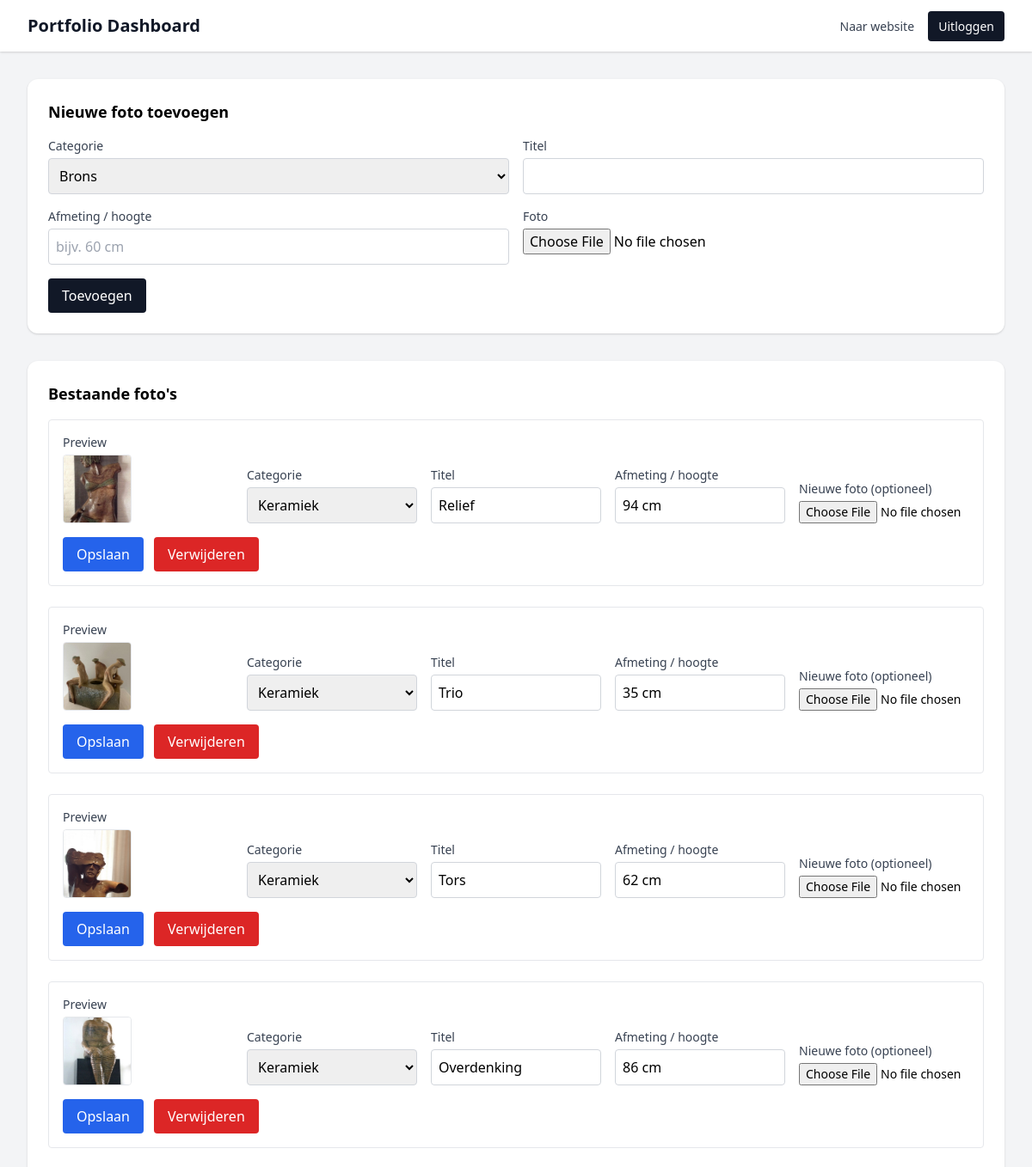
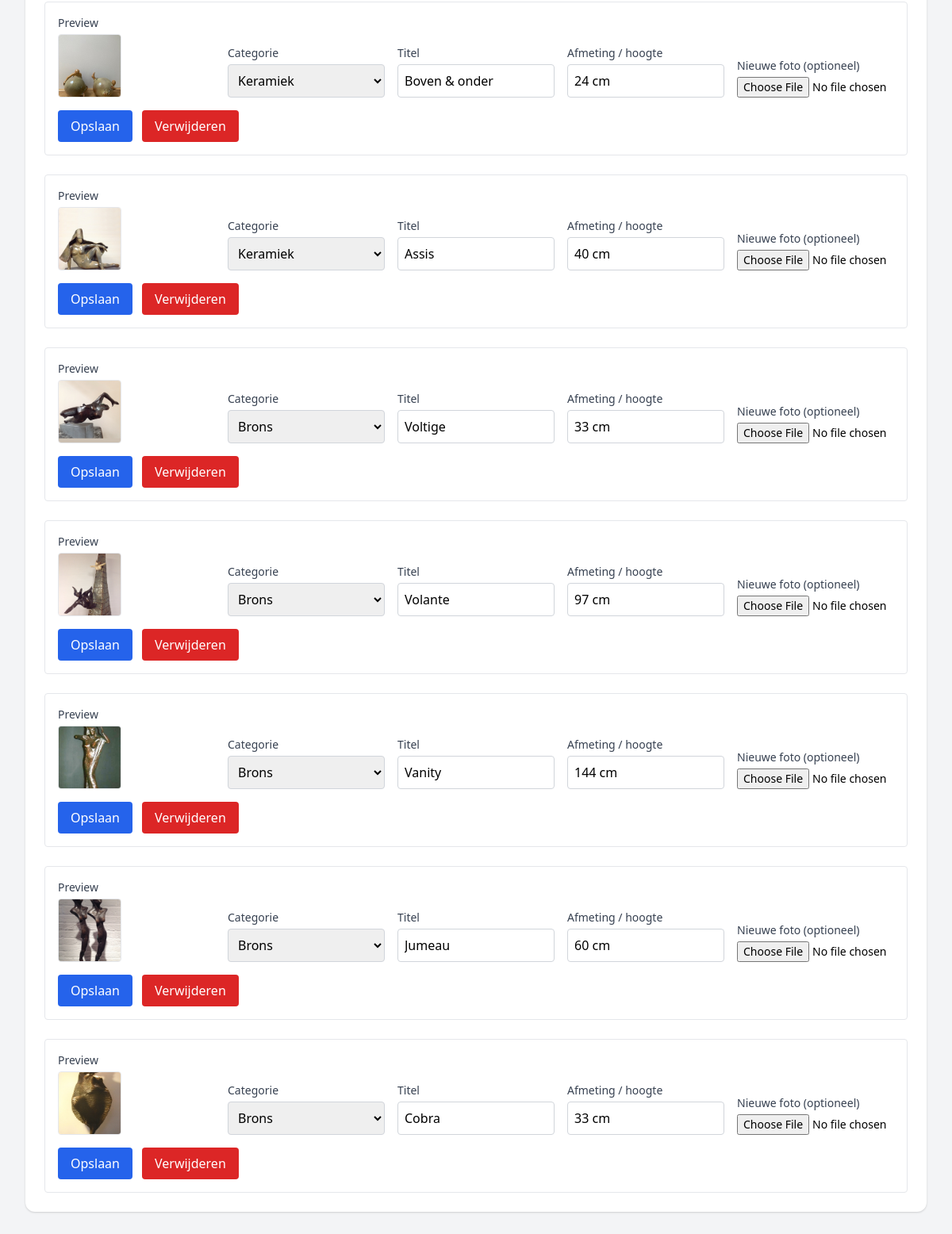
The page /admin/dashboard.php (signed in) on the database its author committed (2 pictures, top to bottom).
### tables this page shows
CREATE TABLE IF NOT EXISTS foto_data (
    id INT UNSIGNED AUTO_INCREMENT PRIMARY KEY,
    foto VARCHAR(255) NOT NULL,
    category ENUM('brons', 'keramiek') NOT NULL,
    titel VARCHAR(255) NOT NULL,
    afmeting_hoogte VARCHAR(100) NOT NULL,
    created_at TIMESTAMP DEFAULT CURRENT_TIMESTAMP,
    updated_at TIMESTAMP DEFAULT CURRENT_TIMESTAMP ON UPDATE CURRENT_TIMESTAMP
);

### config.php (called while the page is built, shortened)
<?php
function e(string $value): string
{
    return htmlspecialchars($value, ENT_QUOTES, 'UTF-8');
}

### admin/dashboard.php (the view, shortened to what this page needs)
<?php
try {
    $pdo = getPDO();
    $photosStmt = $pdo->query('SELECT id, foto, category, titel, afmeting_hoogte FROM foto_data ORDER BY id DESC');
    $photos = $photosStmt->fetchAll();
} catch (Throwable $exception) {
    $feedbackType = 'error';
    $feedbackMessage = $exception->getMessage();
    $photos = [];
}
?>
<!DOCTYPE html>
<html lang="nl">
<head>
    <link href="https://unpkg.com/tailwindcss@^2.0/dist/tailwind.min.css" rel="stylesheet">
</head>
<body class="bg-gray-100 min-h-screen">
    <header class="bg-white shadow">
        <div class="mx-auto max-w-7xl px-4 py-4 sm:px-6 lg:px-8 flex items-center justify-between">
            <h1 class="text-xl font-bold text-gray-900">Portfolio Dashboard</h1>
            <div class="space-x-3">
                <a href="/" class="text-sm text-gray-700 hover:underline">Naar website</a>
                <a href="/admin/logout.php" class="rounded bg-gray-900 px-3 py-2 text-sm text-white hover:bg-black">Uitloggen</a>
            </div>
        </div>
    </header>
    <main class="mx-auto max-w-7xl px-4 py-8 sm:px-6 lg:px-8 space-y-8">
        <section class="rounded-xl bg-white p-6 shadow">
            <h2 class="text-lg font-semibold mb-4">Nieuwe foto toevoegen</h2>
            <form method="post" enctype="multipart/form-data" class="grid gap-4 md:grid-cols-2">
                <div>
                    <label class="block text-sm font-medium text-gray-700">Categorie</label>
                    <select name="category" class="mt-1 w-full rounded border border-gray-300 p-2" required>
                        <option value="brons">Brons</option>
                    </select>
                </div>
                <div>
                    <label class="block text-sm font-medium text-gray-700">Titel</label>
                    <input type="text" name="titel" class="mt-1 w-full rounded border border-gray-300 p-2" required>
                </div>
                <div>
                    <label class="block text-sm font-medium text-gray-700">Afmeting / hoogte</label>
                    <input type="text" name="afmeting_hoogte" class="mt-1 w-full rounded border border-gray-300 p-2" placeholder="bijv. 60 cm" required>
                </div>
                <div>
                    <label class="block text-sm font-medium text-gray-700">Foto</label>
                    <input type="file" name="foto" accept=".jpg,.jpeg,.png,.webp" class="mt-1 w-full" required>
                </div>
                <div class="md:col-span-2">
                    <button type="submit" class="rounded bg-gray-900 px-4 py-2 text-white hover:bg-black">Toevoegen</button>
                </div>
            </form>
        </section>
        <section class="rounded-xl bg-white p-6 shadow">
            <h2 class="text-lg font-semibold mb-4">Bestaande foto's</h2>
            <?php if (count($photos) === 0): ?>
                <p class="text-gray-600">Nog geen foto's gevonden in de database.</p>
            <?php else: ?>
                <div class="space-y-6">
                    <?php foreach ($photos as $photo): ?>
                        <form method="post" enctype="multipart/form-data" class="rounded border border-gray-200 p-4">
                            <div class="grid gap-4 md:grid-cols-5 items-end">
                                <div>
                                    <label class="block text-sm font-medium text-gray-700">Preview</label>
                                    <img src="/<?php echo e((string) $photo['foto']); ?>" alt="<?php echo e((string) $photo['titel']); ?>" class="mt-1 h-20 w-20 rounded object-cover border">
                                </div>
                                <div>
                                    <label class="block text-sm font-medium text-gray-700">Categorie</label>
                                    <select name="category" class="mt-1 w-full rounded border border-gray-300 p-2" required>
                                        <option value="brons" <?php echo $photo['category'] === 'brons' ? 'selected' : ''; ?>>Brons</option>
                                        <option value="keramiek" <?php echo $photo['category'] === 'keramiek' ? 'selected' : ''; ?>>Keramiek</option>
                                    </select>
                                </div>
                                <div>
                                    <label class="block text-sm font-medium text-gray-700">Titel</label>
                                    <input type="text" name="titel" class="mt-1 w-full rounded border border-gray-300 p-2" value="<?php echo e((string) $photo['titel']); ?>" required>
                                </div>
                                <div>
                                    <label class="block text-sm font-medium text-gray-700">Afmeting / hoogte</label>
                                    <input type="text" name="afmeting_hoogte" class="mt-1 w-full rounded border border-gray-300 p-2" value="<?php echo e((string) $photo['afmeting_hoogte']); ?>" required>
                                </div>
                                <div>
                                    <label class="block text-sm font-medium text-gray-700">Nieuwe foto (optioneel)</label>
                                    <input type="file" name="foto" accept=".jpg,.jpeg,.png,.webp" class="mt-1 w-full text-sm">
                                </div>
                            </div>
                            <div class="mt-4 flex gap-3">
                                <button type="submit" name="action" value="update" class="rounded bg-blue-600 px-4 py-2 text-white hover:bg-blue-700">Opslaan</button>
                                <button type="submit" name="action" value="delete" class="rounded bg-red-600 px-4 py-2 text-white hover:bg-red-700" onclick="return confirm('Weet je zeker dat je deze foto wilt verwijderen?');">Verwijderen</button>
                            </div>
                        </form>
                    <?php endforeach; ?>
                </div>
            <?php endif; ?>
        </section>
    </main>
</body>
</html>

### rows shown on the page
foto_data: foto (picture), category "Keramiek", titel "Relief", afmeting_hoogte "94 cm"
foto_data: foto (picture), category "Keramiek", titel "Trio", afmeting_hoogte "35 cm"
foto_data: foto (picture), category "Keramiek", titel "Tors", afmeting_hoogte "62 cm"
foto_data: foto+titel (picture), category "Keramiek", titel "Overdenking", afmeting_hoogte "86 cm"
foto_data: foto (picture), category "Keramiek", titel "Boven & onder", afmeting_hoogte "24 cm"
foto_data: foto (picture), category "Keramiek", titel "Assis", afmeting_hoogte "40 cm"
foto_data: foto (picture), category "Brons", titel "Voltige", afmeting_hoogte "33 cm"
foto_data: foto (picture), category "Brons", titel "Volante", afmeting_hoogte "97 cm"
foto_data: foto (picture), category "Brons", titel "Vanity", afmeting_hoogte "144 cm"
foto_data: foto (picture), category "Brons", titel "Jumeau", afmeting_hoogte "60 cm"
foto_data: foto (picture), category "Brons", titel "Cobra", afmeting_hoogte "33 cm"
